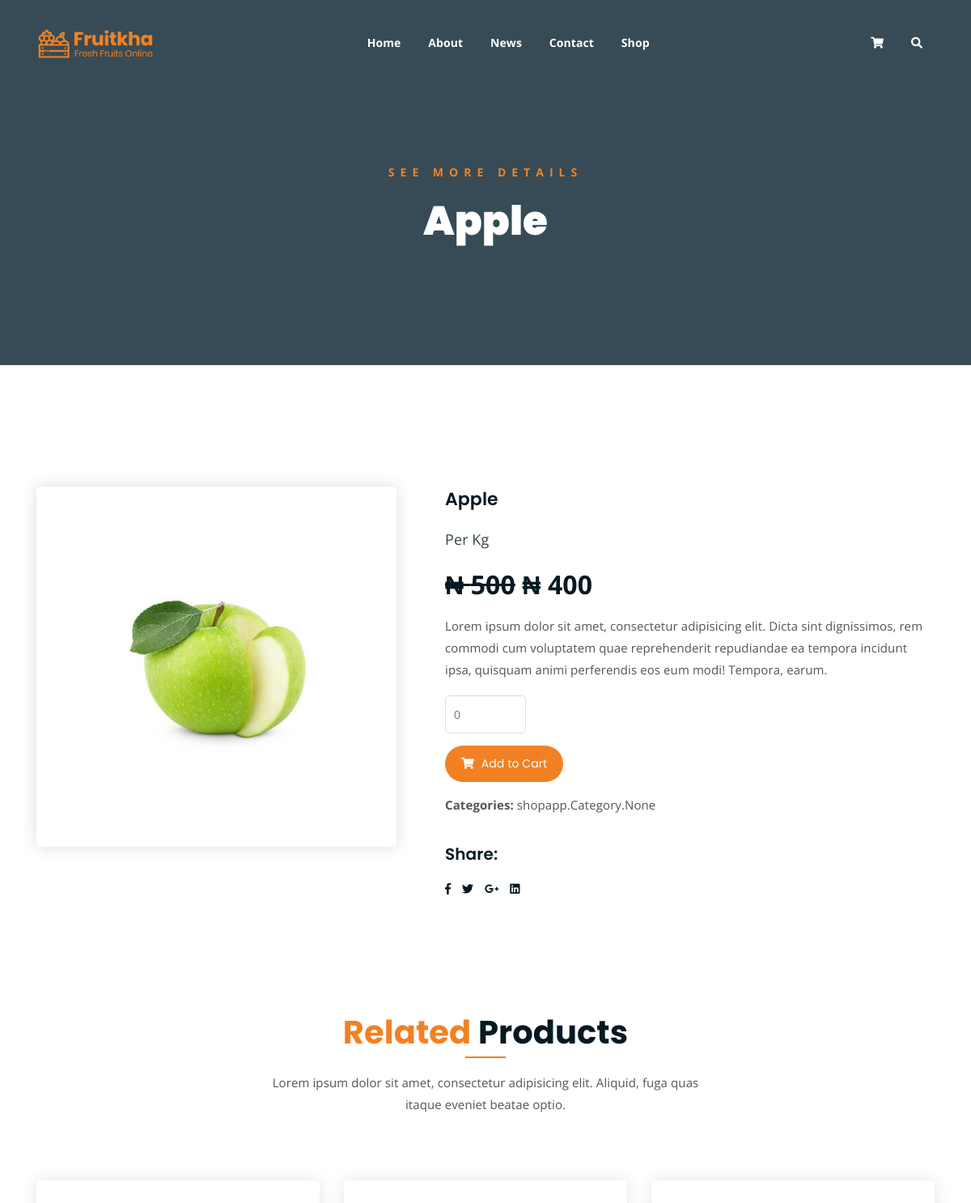
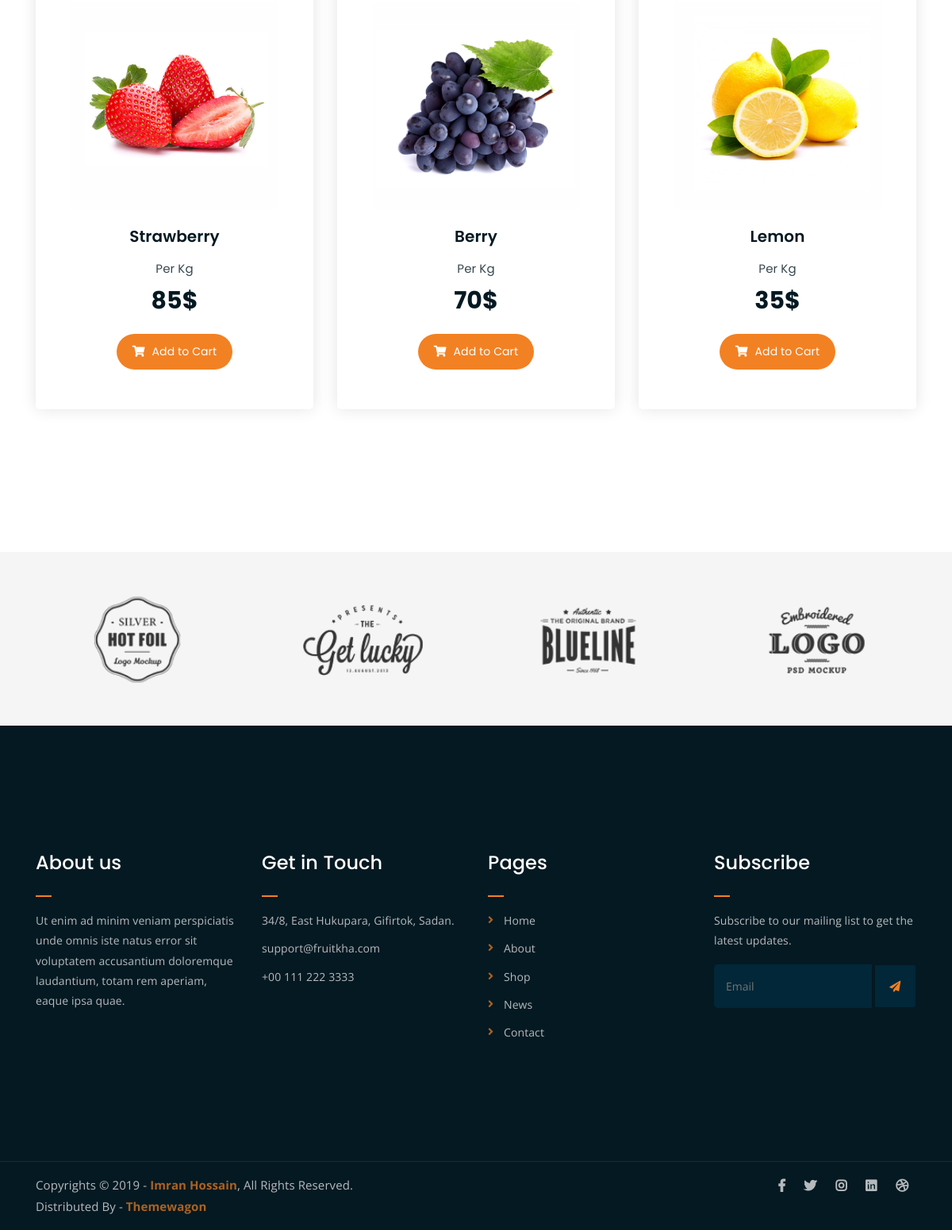
Page /app/hotdeal/details/apple on the committed database (2 pictures, top to bottom).
### shopapp/models.py (models this page shows, shortened)
class HotDeal(models.Model):
    product = models.ForeignKey(Products, on_delete=models.CASCADE, null=True, blank=True)
    discount = models.PositiveIntegerField()
    deal_end = models.DateTimeField()

class Products(models.Model):
    prod_name = models.CharField(verbose_name = 'Product Name', max_length = 100)
    slug = models.SlugField(unique=True)
    image = models.ImageField(verbose_name = 'Category Image', null=True, blank=True, upload_to='uploads/')
    category = models.ManyToManyField(Category, related_name = 'products', null=True, blank=True)
    description = models.TextField(verbose_name = 'Description', blank=True, null=True)
    price = models.PositiveIntegerField()
    quantity = models.IntegerField()
    created = models.DateTimeField(default=now, editable=False, null=True, blank=True)

### shopapp/views.py (the view)
# urls.py: path('hotdeal/details/<slug:product_slug>', views.hot_deal_details, name='hot_deal_details'),
def hot_deal_details(request, product_slug):
    product = get_object_or_404(Products, slug=product_slug)
    hot_deal = get_object_or_404(HotDeal, product=product)
    discount_price = None
    if hot_deal:
        discount_price = int(abs(hot_deal.discount / 100 * product.price - product.price))
    context={
        'hot_deal':hot_deal,
        'discount_price':discount_price,
    }
    return render(request, 'frontend/hotdeal.html', context)

### template/frontend/hotdeal.html
{% extends 'frontend/base.html' %}
{% load static%}
{% block content %}
<div class="breadcrumb-section breadcrumb-bg">
	<div class="container">
		<div class="row">
			<div class="col-lg-8 offset-lg-2 text-center">
				<div class="breadcrumb-text">
					<p>See more Details</p>
					<h1>{{hot_deal.product.prod_name}}</h1>
				</div>
			</div>
		</div>
	</div>
</div>
{% if hot_deal %}
<div class="single-product mt-150 mb-150">
	<div class="container">
		<div class="row">
			<div class="col-md-5">
				<div class="single-product-img">
					<img src="{{hot_deal.product.image.url}}" alt="">
				</div>
			</div>
			<div class="col-md-7">
				<div class="single-product-content">
					<h3>{{hot_deal.product.prod_name}}</h3>
					<p class="single-product-pricing">
                        <span>Per Kg</span>
                        <s>&#8358; {{hot_deal.product.price}}</s>
                        &#8358;{% if discount_price %}
                            {{ discount_price }}
                        {% endif %}
                    </p>
					<p>Lorem ipsum dolor sit amet, consectetur adipisicing elit. Dicta sint dignissimos, rem commodi cum voluptatem quae reprehenderit repudiandae ea tempora incidunt ipsa, quisquam animi perferendis eos eum modi! Tempora, earum.</p>
					<div class="single-product-form">
						<form action="index.html">
							<input type="number" placeholder="0">
						</form>
						<a href="cart.html" class="cart-btn"><i class="fas fa-shopping-cart"></i> Add to Cart</a>
						<p><strong>Categories: </strong>{{hot_deal.product.category}}</p>
					</div>
					<h4>Share:</h4>
					<ul class="product-share">
						<li><a href="#"><i class="fab fa-facebook-f"></i></a></li>
						<li><a href="#"><i class="fab fa-twitter"></i></a></li>
						<li><a href="#"><i class="fab fa-google-plus-g"></i></a></li>
						<li><a href="#"><i class="fab fa-linkedin"></i></a></li>
					</ul>
				</div>
			</div>
		</div>
	</div>
</div>
{% endif %}
<div class="more-products mb-150">
	<div class="container">
		<div class="row">
			<div class="col-lg-8 offset-lg-2 text-center">
				<div class="section-title">
					<h3><span class="orange-text">Related</span> Products</h3>
					<p>Lorem ipsum dolor sit amet, consectetur adipisicing elit. Aliquid, fuga quas itaque eveniet beatae optio.</p>
				</div>
			</div>
		</div>
		<div class="row">
			<div class="col-lg-4 col-md-6 text-center">
				<div class="single-product-item">
					<div class="product-image">
						<a href="single-product.html"><img src="{% static 'frontend/assets/img/products/product-img-1.jpg' %}" alt=""></a>
					</div>
					<h3>Strawberry</h3>
					<p class="product-price"><span>Per Kg</span> 85$ </p>
					<a href="cart.html" class="cart-btn"><i class="fas fa-shopping-cart"></i> Add to Cart</a>
				</div>
			</div>
			<div class="col-lg-4 col-md-6 text-center">
				<div class="single-product-item">
					<div class="product-image">
						<a href="single-product.html"><img src="{% static 'frontend/assets/img/products/product-img-2.jpg' %}" alt=""></a>
					</div>
					<h3>Berry</h3>
					<p class="product-price"><span>Per Kg</span> 70$ </p>
					<a href="cart.html" class="cart-btn"><i class="fas fa-shopping-cart"></i> Add to Cart</a>
				</div>
			</div>
			<div class="col-lg-4 col-md-6 offset-lg-0 offset-md-3 text-center">
				<div class="single-product-item">
					<div class="product-image">
						<a href="single-product.html"><img src="{% static 'frontend/assets/img/products/product-img-3.jpg' %}" alt=""></a>
					</div>
					<h3>Lemon</h3>
					<p class="product-price"><span>Per Kg</span> 35$ </p>
					<a href="cart.html" class="cart-btn"><i class="fas fa-shopping-cart"></i> Add to Cart</a>
				</div>
			</div>
		</div>
	</div>
</div>
{% endblock %}

### rows in the picture
HotDeal: product.prod_name "Apple", product.image (picture), product.price "500", product.category "shopapp.Category.None"

### other values in the picture
{{ discount_price }} "400"
